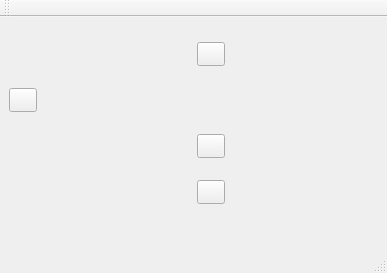
<?xml version="1.0" encoding="UTF-8"?>
<ui version="4.0">
 <class>MainWindow</class>
 <widget class="QMainWindow" name="MainWindow">
  <property name="geometry">
   <rect>
    <x>0</x>
    <y>0</y>
    <width>387</width>
    <height>273</height>
   </rect>
  </property>
  <property name="windowTitle">
   <string>MainWindow</string>
  </property>
  <widget class="QWidget" name="centralWidget">
   <widget class="QPushButton" name="pushButton_left">
    <property name="geometry">
     <rect>
      <x>9</x>
      <y>71</y>
      <width>28</width>
      <height>24</height>
     </rect>
    </property>
    <property name="text">
     <string/>
    </property>
    <property name="icon">
     <iconset resource="icon.qrc">
      <normaloff>:/myicon/actions/gtk-go-back-ltr.png</normaloff>:/myicon/actions/gtk-go-back-ltr.png</iconset>
    </property>
   </widget>
   <widget class="QPushButton" name="pushButton_up">
    <property name="geometry">
     <rect>
      <x>197</x>
      <y>25</y>
      <width>28</width>
      <height>24</height>
     </rect>
    </property>
    <property name="text">
     <string/>
    </property>
    <property name="icon">
     <iconset resource="icon.qrc">
      <normaloff>:/myicon/actions/go-up.png</normaloff>:/myicon/actions/go-up.png</iconset>
    </property>
   </widget>
   <widget class="QPushButton" name="pushButton_right">
    <property name="geometry">
     <rect>
      <x>197</x>
      <y>117</y>
      <width>28</width>
      <height>24</height>
     </rect>
    </property>
    <property name="text">
     <string/>
    </property>
    <property name="icon">
     <iconset resource="icon.qrc">
      <normaloff>:/myicon/actions/gtk-go-forward-ltr.png</normaloff>:/myicon/actions/gtk-go-forward-ltr.png</iconset>
    </property>
   </widget>
   <widget class="QPushButton" name="pushButton_down">
    <property name="geometry">
     <rect>
      <x>197</x>
      <y>163</y>
      <width>28</width>
      <height>24</height>
     </rect>
    </property>
    <property name="text">
     <string/>
    </property>
    <property name="icon">
     <iconset resource="icon.qrc">
      <normaloff>:/myicon/actions/gtk-go-down.png</normaloff>:/myicon/actions/gtk-go-down.png</iconset>
    </property>
   </widget>
  </widget>
  <widget class="QMenuBar" name="menuBar">
   <property name="geometry">
    <rect>
     <x>0</x>
     <y>0</y>
     <width>387</width>
     <height>23</height>
    </rect>
   </property>
  </widget>
  <widget class="QToolBar" name="mainToolBar">
   <attribute name="toolBarArea">
    <enum>TopToolBarArea</enum>
   </attribute>
   <attribute name="toolBarBreak">
    <bool>false</bool>
   </attribute>
  </widget>
  <widget class="QStatusBar" name="statusBar"/>
 </widget>
 <layoutdefault spacing="6" margin="11"/>
 <resources>
  <include location="icon.qrc"/>
 </resources>
 <connections/>
</ui>
